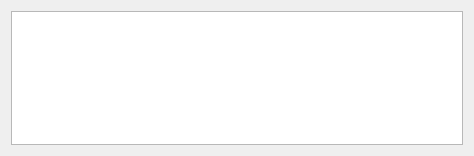
<?xml version="1.0" encoding="UTF-8"?>
<ui version="4.0">
 <class>PeaksWidget</class>
 <widget class="QWidget" name="PeaksWidget">
  <property name="geometry">
   <rect>
    <x>0</x>
    <y>0</y>
    <width>474</width>
    <height>156</height>
   </rect>
  </property>
  <property name="sizePolicy">
   <sizepolicy hsizetype="Preferred" vsizetype="Preferred">
    <horstretch>0</horstretch>
    <verstretch>0</verstretch>
   </sizepolicy>
  </property>
  <property name="maximumSize">
   <size>
    <width>16777215</width>
    <height>16777215</height>
   </size>
  </property>
  <property name="windowTitle">
   <string>Form</string>
  </property>
  <layout class="QVBoxLayout" name="verticalLayout_2" stretch="1">
   <item>
    <layout class="QHBoxLayout" name="tableLayout">
     <item>
      <widget class="QTableView" name="tblPeaks">
       <property name="enabled">
        <bool>true</bool>
       </property>
       <property name="alternatingRowColors">
        <bool>true</bool>
       </property>
       <property name="selectionMode">
        <enum>QAbstractItemView::SingleSelection</enum>
       </property>
       <property name="selectionBehavior">
        <enum>QAbstractItemView::SelectRows</enum>
       </property>
       <property name="sortingEnabled">
        <bool>true</bool>
       </property>
       <attribute name="horizontalHeaderStretchLastSection">
        <bool>true</bool>
       </attribute>
       <attribute name="verticalHeaderVisible">
        <bool>false</bool>
       </attribute>
       <attribute name="verticalHeaderStretchLastSection">
        <bool>false</bool>
       </attribute>
      </widget>
     </item>
    </layout>
   </item>
  </layout>
 </widget>
 <resources/>
 <connections/>
</ui>
